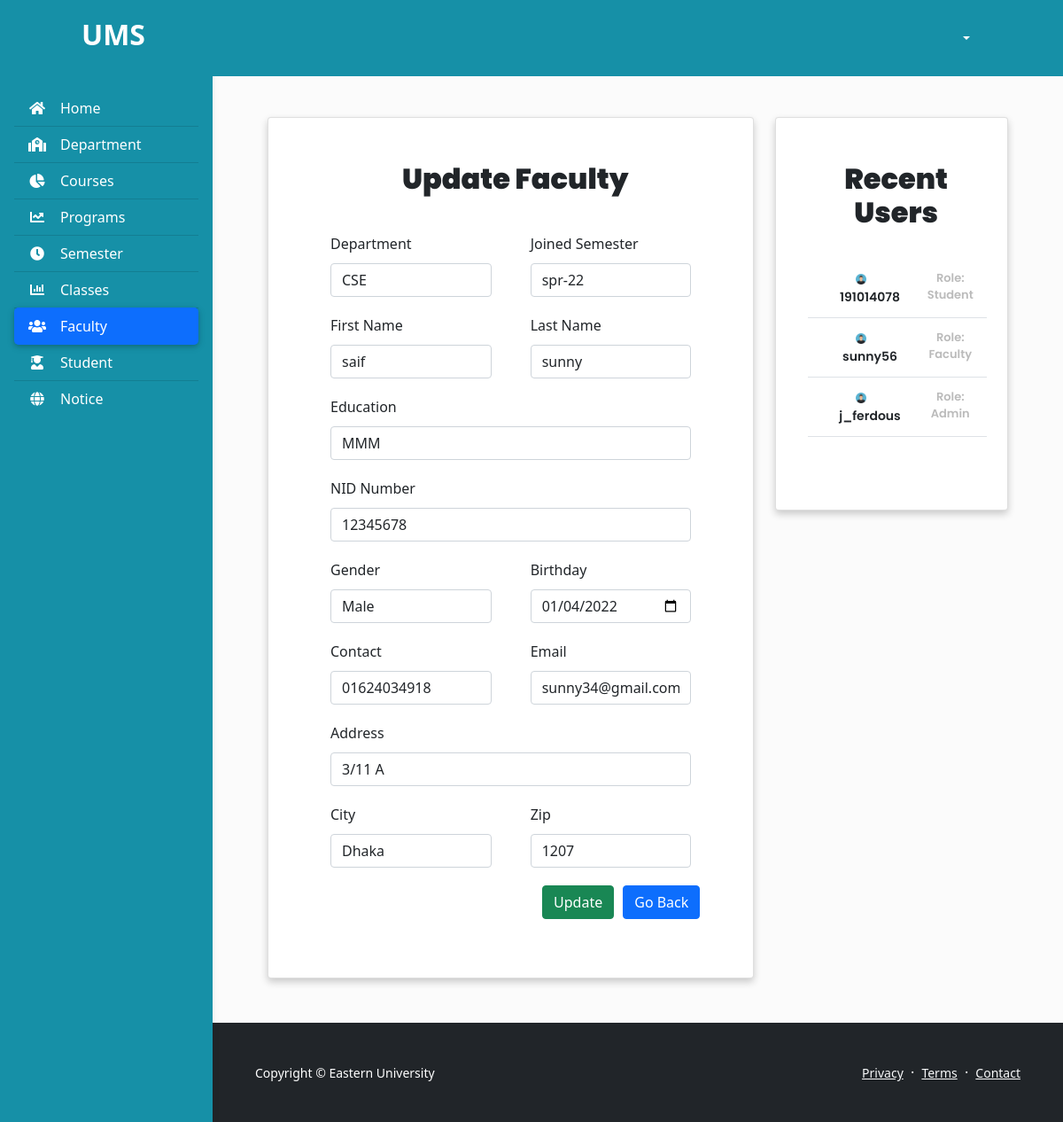
The app's page /faculty_update.php?faculty_id=5 with its own data.
### tables this page shows
CREATE TABLE `faculty` (
  `faculty_id` int(11) NOT NULL,
  `firstname` varchar(50) NOT NULL,
  `lastname` varchar(50) NOT NULL,
  `nid` varchar(50) NOT NULL,
  `education` varchar(50) NOT NULL,
  `gender` varchar(50) NOT NULL,
  `birthday` varchar(50) NOT NULL,
  `contact` varchar(50) NOT NULL,
  `address` varchar(100) NOT NULL,
  `city` varchar(50) NOT NULL,
  `zip` varchar(50) NOT NULL,
  `username` varchar(50) NOT NULL,
  `email` varchar(100) NOT NULL,
  `password` varchar(100) NOT NULL,
  `dep_id` int(11) NOT NULL,
  `dep_code` varchar(50) NOT NULL,
  `join_sem_id` int(11) NOT NULL,
  `join_sem` varchar(50) NOT NULL
);

### faculty_update.php (the view, shortened to what the rows shown need)
<?php
include_once("./database/config.php");
$faculty_id = $_GET['faculty_id'];
$sql = "SELECT * FROM faculty WHERE faculty_id='$faculty_id'";
$result = mysqli_query($conn, $sql);
$row=mysqli_fetch_assoc($result);
$firstname = $row['firstname'];
$lastname = $row['lastname'];
$nid = $row['nid'];
$education = $row['education'];
$gender = $row['gender'];
$birthday=$row['birthday'];
$email=$row['email'];
$contact=$row['contact'];
$address=$row['address'];
$city=$row['city'];
$zip=$row['zip'];
$dep_id=$row['dep_id'];
$dep_code=$row['dep_code'];
$join_sem=$row['join_sem'];
$join_sem_id=$row['join_sem_id'];
?>
<!DOCTYPE html>
<html lang="en">
<head>
    <link href="https://cdn.jsdelivr.net/npm/bootstrap@5.1.3/dist/css/bootstrap.min.css" rel="stylesheet"
>
    <link rel="stylesheet" href="https://pro.fontawesome.com/releases/v5.10.0/css/all.css"
 />
    <link rel="stylesheet" type="text/css" href="./includes/nav.css">
    <link rel="stylesheet" type="text/css" href="./includes/table.css">
</head>
<body>
    <header>
        <nav id="main-navbar" class="navbar navbar-expand-lg navbar-light fixed-top"
            style="background:#1690A7; padding:15px 80px">
            <div class="container-fluid">
                <a class="navbar-brand" href="admin_dash.php">
                    <h2 style="color:white; font-weight:600;">UMS</h2>
                </a>
            </div>
        </nav>
    </header>
    <main style="margin-top: 58px;">
        <div class="container pt-4" style="padding-left:50px; padding-right:50px;">
            <div style="padding: 50px 0;">
                <div class="container">
                    <div class="row">
                        <div class="col-md-8">
                            <div class="card mx-auto"
                                style="padding:50px 20px;box-shadow: 0 4px 8px 0 rgba(0, 0, 0, 0.2); ">
                                <div class="card-title">
                                    <h2 style="padding-left:10px; font-weight:1000">Update Faculty</h2>
                                </div>
                                <div class="card-body" id="card-body">
                                    <div class="container">
                                        <form action="" method="POST">
                                        <div class="row">
                                                <div class="col-md-6">
                                                    <div class="form-group" style="padding:10px">
                                                        <label style="padding-bottom:10px;">Department</label>
                                                        <select class="form-control" id="select_dep" name="select_dep"
                                                            required>
                                                            <option value="<?php echo $dep_id?>"><?php echo $dep_code?>
                                                            </option>
                                                        </select>
                                                    </div>
                                                </div>
                                                <div class="col-md-6">
                                                    <div class="form-group" style="padding:10px">
                                                        <label style="padding-bottom:10px;">Joined Semester</label>
                                                        <select class="form-control" id="select_sem" name="select_sem"
                                                            required>
                                                            <option value="<?php echo $join_sem_id?>">
                                                                <?php echo $join_sem?></option>
                                                        </select>
                                                    </div>
                                                </div>
                                            </div>
                                            <div class="row">
                                                <div class="col-md-6">
                                                    <div class="form-group" style="padding:10px">
                                                        <label style="padding-bottom:10px;">First Name</label>
                                                        <input type="text" class="form-control" name="firstname"
                                                            id="firstname" placeholder="First Name"
                                                            value="<?php echo $firstname?>" required>
                                                    </div>
                                                </div>
                                                <div class="col-md-6">
                                                    <div class="form-group" style="padding:10px">
                                                        <label style="padding-bottom:10px;">Last Name</label>
                                                        <input type="text" class="form-control" name="lastname"
                                                            id="lastname" placeholder="Last Name"
                                                            value="<?php echo $lastname?>" required>
                                                    </div>
                                                </div>
                                            </div>
                                            <div class="row">
                                                <div class="col-md-12">
                                                    <div class="form-group" style="padding:10px">
                                                        <label style="padding-bottom:10px;">Education</label>
                                                        <input type="text" class="form-control" name="education"
                                                            id="education" placeholder="Education"
                                                            value="<?php echo $education?>" required>
                                                    </div>
                                                </div>
                                            </div>
                                            <div class="row">
                                                <div class="col-md-12">
                                                    <div class="form-group" style="padding:10px">
                                                        <label style="padding-bottom:10px;">NID Number</label>
                                                        <input type="text" class="form-control" name="nid" id="nid"
                                                            placeholder="NID Number" value="<?php echo $nid?>" required>
                                                    </div>
                                                </div>
                                            </div>
                                            <div class="row">
                                                <div class="col-md-6">
                                                    <div class="form-group" style="padding:10px">
                                                        <label style="padding-bottom:10px;">Gender</label>
                                                        <select class="form-control" name="gender" id="gender"
                                                            placeholder="Gender" required>
                                                            <option value="<?php echo $gender?>"><?php echo $gender?>
                                                            </option>
                                                        </select>
                                                    </div>
                                                </div>
                                                <div class="col-md-6">
                                                    <div class="form-group" style="padding:10px">
                                                        <label style="padding-bottom:10px;">Birthday</label>
                                                        <input type="date" class="form-control" name="birthday"
                                                            id="birthday" placeholder="Birthday"
                                                            value="<?php echo $birthday?>" required>
                                                    </div>
                                                </div>
                                            </div>
                                            <div class="row">
                                                <div class="col-md-6">
                                                    <div class="form-group" style="padding:10px">
                                                        <label style="padding-bottom:10px;">Contact</label>
                                                        <input type="text" class="form-control" name="contact"
                                                            id="contact" placeholder="Contact"
                                                            value="<?php echo $contact?>" required>
                                                    </div>
                                                </div>
                                                <div class="col-md-6">
                                                    <div class="form-group" style="padding:10px">
                                                        <label style="padding-bottom:10px;">Email</label>
                                                        <input type="text" class="form-control" name="email" id="email"
                                                            placeholder="Email" value="<?php echo $email?>" required>
                                                    </div>
                                                </div>
                                            </div>
                                            <div class="row">
                                                <div class="col-md-12">
                                                    <div class="form-group" style="padding:10px">
                                                        <label style="padding-bottom:10px;">Address</label>
                                                        <input type="text" class="form-control" name="address"
                                                            id="address" placeholder="Address"
                                                            value="<?php echo $address?>" required>
                                                    </div>
                                                </div>
                                            </div>
                                            <div class="row">
                                                <div class="col-md-6">
                                                    <div class="form-group" style="padding:10px">
                                                        <label style="padding-bottom:10px;">City</label>
                                                        <input type="text" class="form-control" name="city" id="city"
                                                            placeholder="City" value="<?php echo $city?>" required>
                                                    </div>
                                                </div>
                                                <div class="col-md-6">
                                                    <div class="form-group" style="padding:10px">
                                                        <label style="padding-bottom:10px;">Zip</label>
                                                        <input type="text" class="form-control" name="zip" id="zip"
                                                            placeholder="Zip" value="<?php echo $zip?>" required>
                                                    </div>
                                                </div>
                                            </div>
                                        </form>
                                    </div>
                                </div>
                            </div>
                        </div>
                        <div class="col-md-4">
                            <div class="card mx-auto"
                                style="text-align:center;padding:50px 20px;box-shadow: 0 4px 8px 0 rgba(0, 0, 0, 0.2); ">
                                <div class="card-title">
                                    <h2 style="padding-left:10px; font-weight:1000">Recent Users</h2>
                                </div>
                            </div>
                        </div>
                    </div>
                </div>
            </div>
        </div>
    </main>
</body>
</html>

### records on screen
faculty: select_dep "CSE", select_sem "spr-22", firstname "saif", lastname "sunny", education "MMM", nid "12345678", gender "Male", birthday "01/04/2022", contact "01624034918", email "sunny34@gmail.com", address "3/11 A", city "Dhaka", zip "1207"

### other values on screen
$name "191014078"
$role "Student"
$name "sunny56"
$role "Faculty"
$name "j_ferdous"
$role "Admin"
